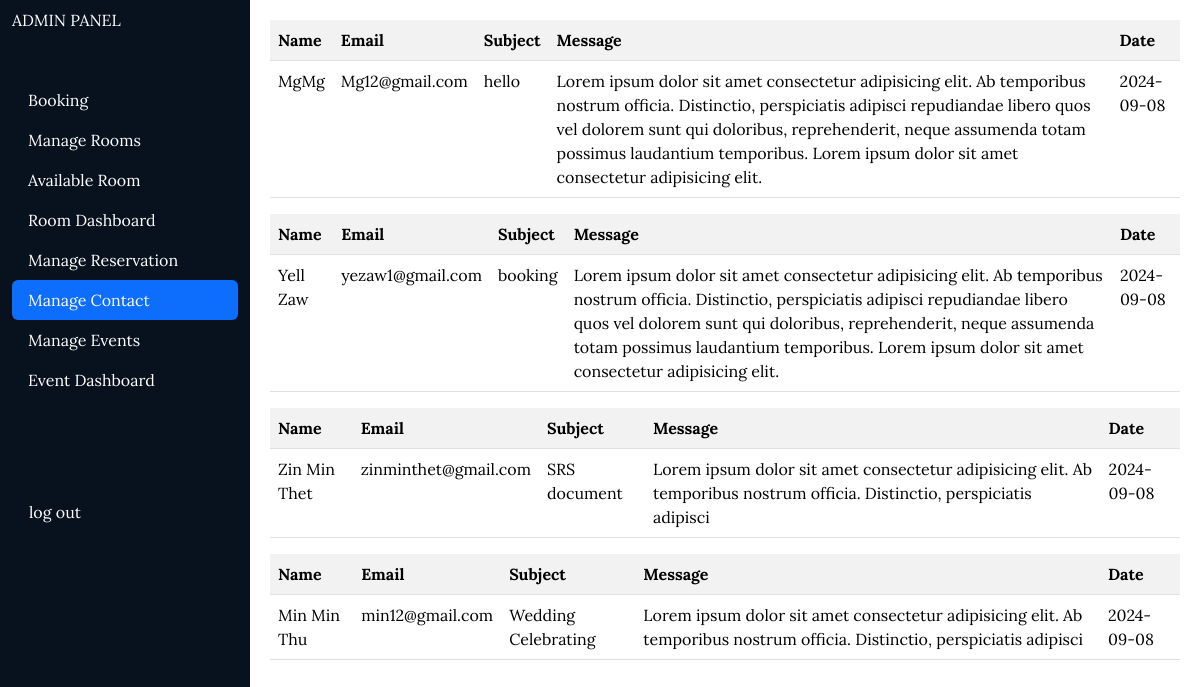
The app's page /htilarProject/admin/dashboard/webpage/manageDish.php (signed in) with its own data.
### tables this page shows
CREATE TABLE `contact` (
  `c_id` int(11) NOT NULL,
  `name` varchar(20) NOT NULL,
  `email` varchar(20) NOT NULL,
  `subject` varchar(20) NOT NULL,
  `message` text NOT NULL,
  `date` date NOT NULL
);

### htilarProject/admin/dashboard/webpage/manageDish.php (the view, shortened to what this page needs)
<?php
include "/xampp/htdocs/htilarProject/configuration/dbConfig.php";
$fetching_contact = mysqli_query($con, "SELECT * FROM contact");
?>
<!DOCTYPE html>
<html lang="en">
<head>
    <link rel="stylesheet" href="../webpage/style/booking.css">
    <link href="https://cdn.jsdelivr.net/npm/bootstrap@5.3.3/dist/css/bootstrap.min.css" rel="stylesheet">
    <link rel="stylesheet" href="https://cdn.jsdelivr.net/npm/bootstrap-icons@1.11.1/font/bootstrap-icons.css">
</head>
<body>
    <div class="container-fluid">
        <div class="row flex-nowrap">
            <div class="col-auto left">
                <a href="#" class="d-flex text-decoration-none align-items-center mt-2">
                    <span class="text-white text-uppercase text-center">Admin Panel</span>
                </a>
                <ul class="nav nav-pills flex-column mt-5">
                    <li class="nav-item"><a class="nav-link text-white" href="../webpage/booking.php">Booking</a></li>
                    <li class="nav-item"><a class="nav-link text-white" href="../webpage/adminRoom.php">Manage Rooms</a></li>
                    <li class="nav-item"><a class="nav-link text-white" href="../webpage/manageAvality.php">Available Room</a></li>
                    <li class="nav-item"><a class="nav-link text-white" href="../webpage/manageRoom.php">Room Dashboard</a></li>
                    <li class="nav-item"><a class="nav-link text-white" href="../webpage/roomNumber.php">Manage Reservation</a></li>
                    <li class="nav-item"><a class="nav-link text-white active" href="../webpage/manageDish.php">Manage Contact</a></li>
                    <li class="nav-item"><a class="nav-link text-white" href="../webpage/manageEvent.php">Manage Events</a></li>
                    <li class="nav-item"><a class="nav-link text-white" href="../webpage/eventDashboard.php">Event Dashboard</a></li>
                </ul>
                <a href="../webpage/login.php" class="text-white " style="text-decoration:none;display:flex;margin-top:100px;margin-left:17px">log out</a>
            </div>
            <div class="col right">
                <?php
                while ($row = mysqli_fetch_assoc($fetching_contact)) {
                ?>
                    <table class="table table-striped">
                        <tr>
                            <th>Name</th>
                            <th>Email</th>
                            <th>Subject</th>
                            <th>Message</th>
                            <th>Date</th>
                        </tr>
                        <tr>
                            <td><?php echo $row["name"]; ?></td>
                            <td><?php echo $row["email"]; ?></td>
                            <td><?php echo $row["subject"]; ?></td>
                            <td><?php echo $row["message"]; ?></td>
                            <td><?php echo $row["date"]; ?></td>
                        </tr>
                    </table>
                <?php } ?>
            </div>
        </div>
    </div>
</body>
</html>

### htilarProject/admin/dashboard/webpage/style/booking.css (style rules this page uses)
.left { background-color: #08121e; }

### htilarProject/admin/dashboard/webpage/manageDish.php (style rules this page uses)
body { font-family: 'Lora', serif; }
.left { position: fixed; top: 0; bottom: 0; width: 250px; background-color: #08121e; overflow-y: auto; }
.right { margin-left: 250px; padding: 20px; height: 100vh; overflow-y: auto; }

### records on screen
contact: name "MgMg", email "Mg12@gmail.com", subject "hello", message "Lorem ipsum dolor sit amet consectetur adipisicing elit. Ab temporibus nostrum officia. Distinctio, perspiciatis adipisci repudiandae libero quos vel dolorem sunt qui doloribus, reprehenderit, neque assumenda totam possimus laudantium temporibus. Lorem ipsum dolor sit amet consectetur adipisicing elit.", date "2024-09-08"
contact: name "Yell Zaw", email "yezaw1@gmail.com", subject "booking", message "Lorem ipsum dolor sit amet consectetur adipisicing elit. Ab temporibus nostrum officia. Distinctio, perspiciatis adipisci repudiandae libero quos vel dolorem sunt qui doloribus, reprehenderit, neque assumenda totam possimus laudantium temporibus. Lorem ipsum dolor sit amet consectetur adipisicing elit.", date "2024-09-08"
contact: name "Zin Min Thet", email "zinminthet@gmail.com", subject "SRS document", message "Lorem ipsum dolor sit amet consectetur adipisicing elit. Ab temporibus nostrum officia. Distinctio, perspiciatis adipisci", date "2024-09-08"
contact: name "Min Min Thu", email "min12@gmail.com", subject "Wedding Celebrating", message "Lorem ipsum dolor sit amet consectetur adipisicing elit. Ab temporibus nostrum officia. Distinctio, perspiciatis adipisci", date "2024-09-08"
